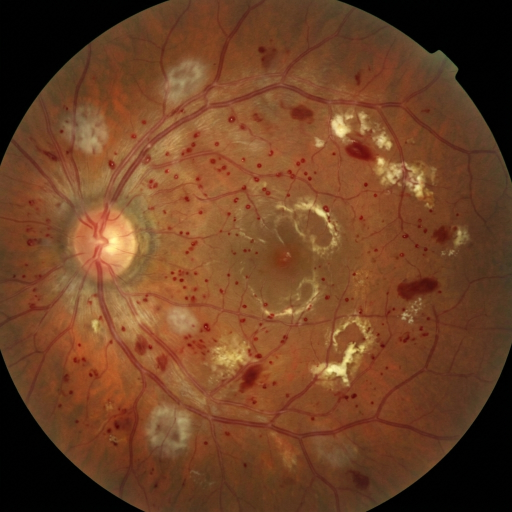
#> input picture data/raw/diabetic_retinopathy/sample_dr_01.png, 1024 x 1024 px (shown at 1/2 size)
$ python preprocess.py --input ../data/raw/diabetic_retinopathy/sample_dr_01.png --output out.png
#> lines starting #> are read from the running program, lines starting #| are printed output that depends on the picture; after the words box and inside, x2 and y2 are one past the last pixel; in counts of white or black regions, pixels touching at a corner belong together
#> in preprocess_fundus_image, img is the input picture: shape (1024, 1024, 3); mean B, G, R 37.2, 65.8, 109.8
"""
=============================================================================
RETISCAN - MÓDULO DE PREPROCESAMIENTO DE RETINOGRAFÍAS (OE1 / OE2)
Sistema de Soporte Clínico CAD - Centro Oftalmológico V.E.R.
=============================================================================
Este módulo implementa el pipeline de preparación de imágenes de fondo de ojo:
1. Detección y recorte de la Región de Interés (ROI) eliminando bordes negros.
2. Ecualización adaptativa de histograma limitada por contraste (CLAHE).
3. Redimensionamiento bicúbico a 224x224 (requerido por DenseNet121).
4. Normalización de tensores en rango [0.0, 1.0].
"""

import cv2
import numpy as np
from pathlib import Path
from typing import Tuple, Union, Optional


def crop_retina_roi(image: np.ndarray, tolerance: int = 15) -> np.ndarray:
    """
    Detecta automáticamente la región circular de la retina (ROI) y recorta
    los márgenes negros o artefactos externos no informativos.

    Args:
        image: Imagen en formato BGR o RGB (numpy array).
        tolerance: Umbral de intensidad mínima para considerar fondo negro.

    Returns:
        Imagen recortada en forma cuadrada conteniendo la retina centrada.
    """
#> called with tolerance = 15
    if image is None or image.size == 0:
        raise ValueError("La imagen proporcionada está vacía o es inválida.")

    # Convertir a escala de grises
    gray = cv2.cvtColor(image, cv2.COLOR_BGR2GRAY) if len(image.shape) == 3 else image
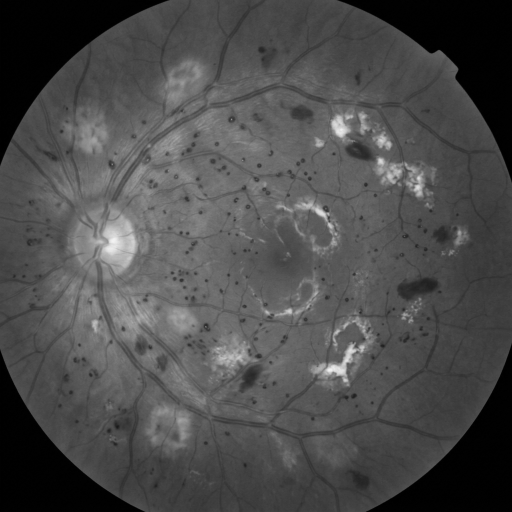
#> gray: shape (1024, 1024) (shown at 1/2 size); min 0, max 243, mean 75.7

    # Máscara binaria para umbralizar el fondo negro
    mask = gray > tolerance
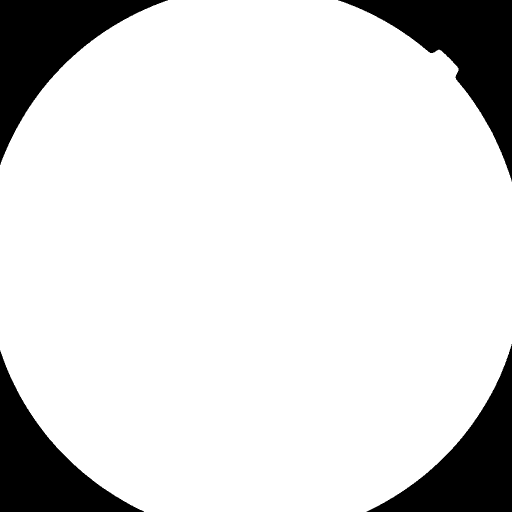
#> mask: shape (1024, 1024) bool (shown at 1/2 size); 85.8% white; 4 black regions, box (x1, y1, x2, y2) and area: (676, 0, 1024, 363) 41315, (0, 0, 336, 330) 38658, (733, 688, 1024, 1024) 34878, (0, 701, 288, 1024) 33795

    # Si la máscara detecta píxeles suficientes
    if not np.any(mask):
        return image

    # Obtener coordenadas de los píxeles activos
    coords = np.argwhere(mask)
#> coords = 899930 pairs, first value 0 to 1023, second value 0 to 1023
    y_min, x_min = coords.min(axis=0)
#> y_min = 0; x_min = 0
    y_max, x_max = coords.max(axis=0)
#> y_max = 1023; x_max = 1023

    # Recorte inicial
    cropped = image[y_min:y_max + 1, x_min:x_max + 1]

    # Convertir a cuadrado mediante padding reflectivo para evitar distorsión
    h, w = cropped.shape[:2]
#> h = 1024; w = 1024
    if h == w:
        return cropped

    diff = abs(h - w)
    pad_before = diff // 2
    pad_after = diff - pad_before

    if h < w:
        # Altura menor: agregar padding vertical
        pad_width = ((pad_before, pad_after), (0, 0), (0, 0)) if cropped.ndim == 3 else ((pad_before, pad_after), (0, 0))
    else:
        # Ancho menor: agregar padding horizontal
        pad_width = ((0, 0), (pad_before, pad_after), (0, 0)) if cropped.ndim == 3 else ((0, 0), (pad_before, pad_after))

    square_cropped = np.pad(cropped, pad_width, mode='constant', constant_values=0)
    return square_cropped


def apply_clahe(image: np.ndarray, clip_limit: float = 2.0, tile_grid_size: Tuple[int, int] = (8, 8)) -> np.ndarray:
    """
    Aplica el algoritmo CLAHE (Contrast Limited Adaptive Histogram Equalization)
    sobre el canal de luminosidad (L en espacio CIE LAB).

    Este filtro atenúa las variaciones de iluminación entre cuadrantes,
    reduce el impacto del sesgo demográfico de pigmentación retiniana
    y resalta microaneurismas, exudados duros y bordes del disco óptico.

    Args:
        image: Imagen BGR (numpy array uint8).
        clip_limit: Límite de amplificación de contraste (evita sobre-ruido).
        tile_grid_size: Tamaño de las teselas locales (rejilla de ecualización).

    Returns:
        Imagen BGR con contraste y luminosidad ecualizados.
    """
#> called with clip_limit = 2, tile_grid_size = (8, 8)
    if len(image.shape) != 3:
        raise ValueError("Se requiere una imagen en formato color de 3 canales.")

    # Convertir a espacio LAB
    lab = cv2.cvtColor(image, cv2.COLOR_BGR2LAB)
#> lab: shape (1024, 1024, 3); mean of channels 0, 1, 2 82.8, 143.8, 152.6
    l_channel, a_channel, b_channel = cv2.split(lab)
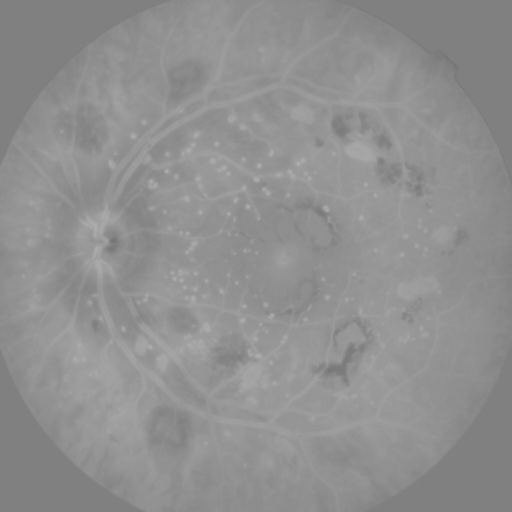
#> a_channel: shape (1024, 1024) (shown at 1/2 size); min 116, max 173, mean 143.8
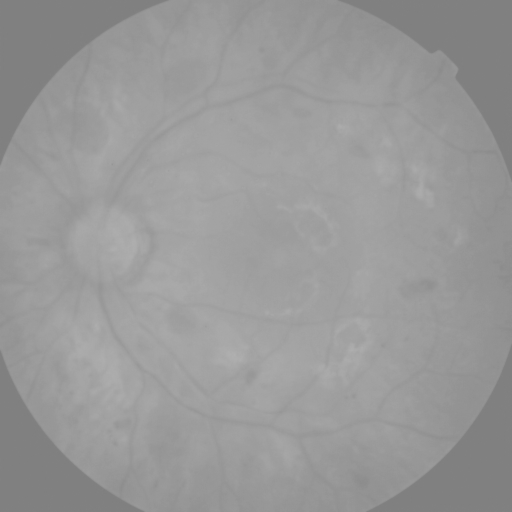
#> b_channel: shape (1024, 1024) (shown at 1/2 size); min 126, max 176, mean 152.6

    # Crear y aplicar CLAHE en el canal L
    clahe = cv2.createCLAHE(clipLimit=clip_limit, tileGridSize=tile_grid_size)
    cl = clahe.apply(l_channel)
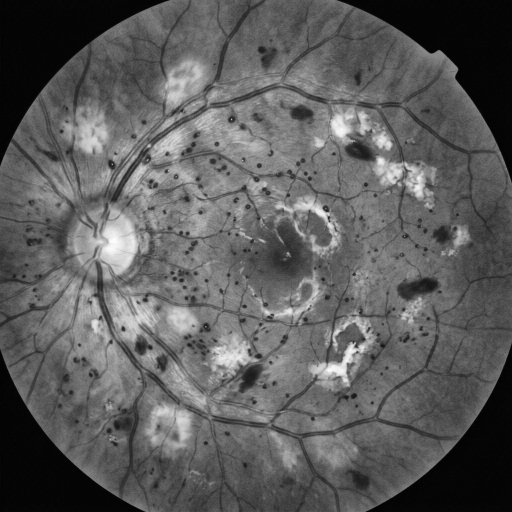
#> cl: shape (1024, 1024) (shown at 1/2 size); min 2, max 252, mean 92.3

    # Recombinar canales y retornar a BGR
    merged_lab = cv2.merge((cl, a_channel, b_channel))
#> merged_lab: shape (1024, 1024, 3); mean of channels 0, 1, 2 92.3, 143.8, 152.6
    enhanced_bgr = cv2.cvtColor(merged_lab, cv2.COLOR_LAB2BGR)
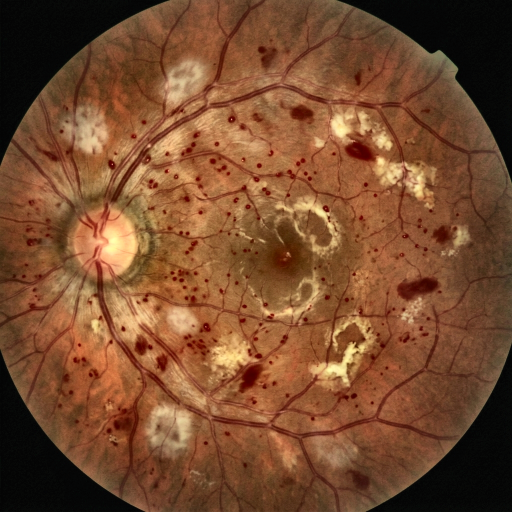
#> enhanced_bgr: shape (1024, 1024, 3) (shown at 1/2 size); mean B, G, R 46.2, 75.3, 120.3
    return enhanced_bgr


def resize_and_normalize(image: np.ndarray, target_size: Tuple[int, int] = (224, 224)) -> Tuple[np.ndarray, np.ndarray]:
    """
    Redimensiona la imagen a la resolución de entrada requerida por DenseNet121
    y genera la versión normalizada [0.0, 1.0].

    Args:
        image: Imagen en uint8.
        target_size: Tupla (ancho, alto), por defecto (224, 224).

    Returns:
        Tuple de (image_uint8, image_normalized_float32):
        - image_uint8: Adecuada para visualización y guardado en disco.
        - image_normalized_float32: Tensor normalizado para alimentar la CNN.
    """
#> called with target_size = (224, 224)
    resized = cv2.resize(image, target_size, interpolation=cv2.INTER_CUBIC)
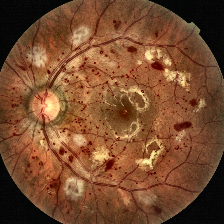
#> resized: shape (224, 224, 3); mean B, G, R 46.2, 75.3, 120.3
    normalized = (resized.astype(np.float32) / 255.0)
    return resized, normalized


def preprocess_fundus_image(
    input_path_or_array: Union[str, Path, np.ndarray],
    target_size: Tuple[int, int] = (224, 224),
    apply_clahe_flag: bool = True,
    clip_limit: float = 2.0
) -> Tuple[np.ndarray, np.ndarray]:
    """
    Ejecuta el flujo integral de preprocesamiento sobre una retinografía:
    Carga -> Recorte ROI -> CLAHE -> Redimensión 224x224 -> Normalización.

    Args:
        input_path_or_array: Ruta del archivo de imagen o array BGR.
        target_size: Dimensión de salida (224, 224).
        apply_clahe_flag: Booleano para activar el filtro CLAHE.
        clip_limit: Umbral de contraste para CLAHE.

    Returns:
        (image_uint8, image_float32)
    """
    if isinstance(input_path_or_array, (str, Path)):
        img = cv2.imread(str(input_path_or_array))
        if img is None:
            raise FileNotFoundError(f"No se pudo cargar la imagen desde: {input_path_or_array}")
    else:
        img = input_path_or_array.copy()

    # 1. Recorte de ROI
    roi = crop_retina_roi(img)

    # 2. Ecualización adaptativa CLAHE
    if apply_clahe_flag:
        enhanced = apply_clahe(roi, clip_limit=clip_limit)
    else:
        enhanced = roi

    # 3. Redimensión y normalización
    img_uint8, img_float = resize_and_normalize(enhanced, target_size=target_size)
    return img_uint8, img_float


if __name__ == "__main__":
    import argparse
    parser = argparse.ArgumentParser(description="Preprocesamiento de Retinografías - RetiScan")
    parser.add_argument("--input", type=str, required=True, help="Ruta de imagen de entrada")
    parser.add_argument("--output", type=str, required=True, help="Ruta de guardado de imagen preprocesada")
    parser.add_argument("--clahe", action="store_true", default=True, help="Aplicar filtro CLAHE")
    args = parser.parse_args()

    uint8_img, _ = preprocess_fundus_image(args.input, apply_clahe_flag=args.clahe)
    cv2.imwrite(args.output, uint8_img)
    print(f"Imagen procesada exitosamente guardada en: {args.output}")
